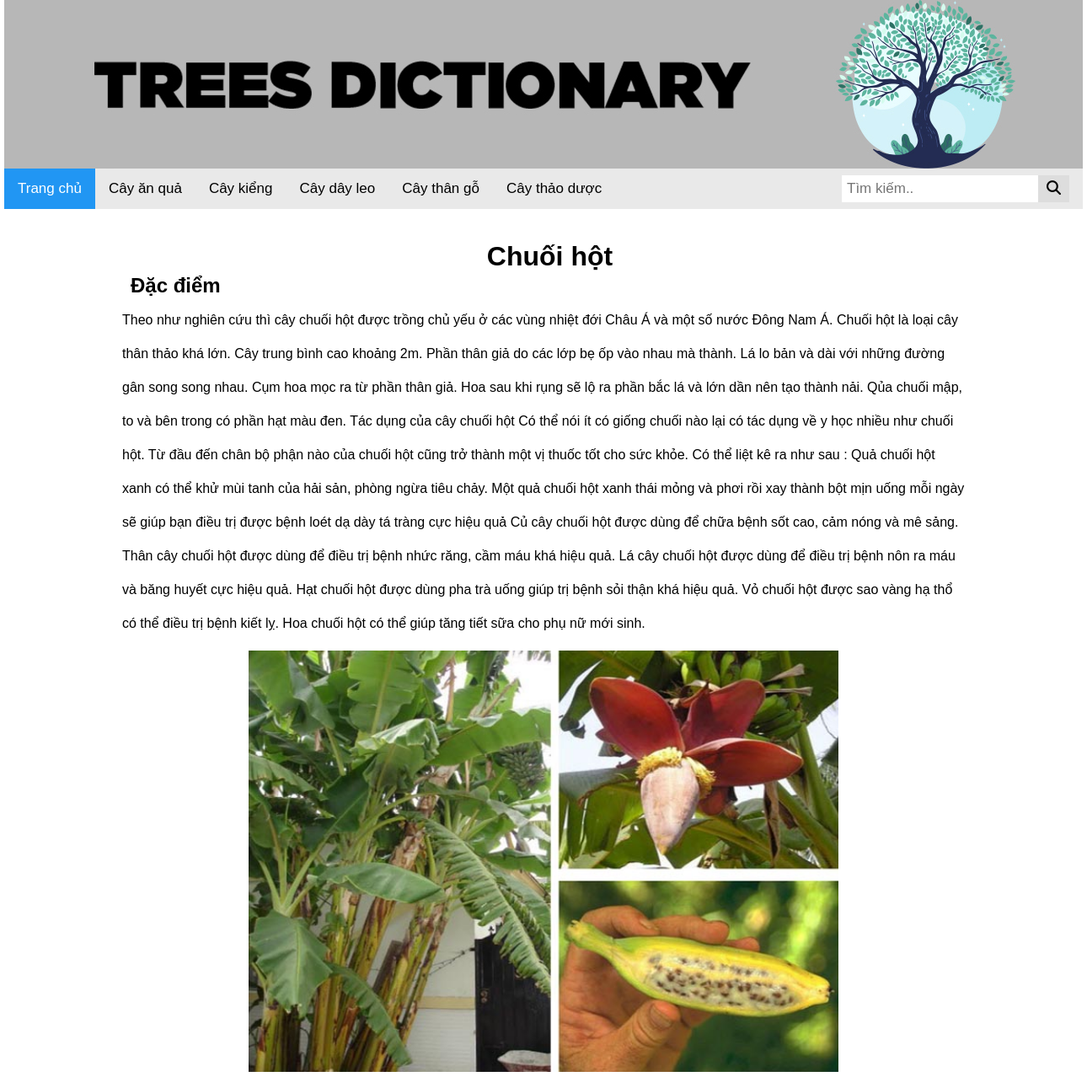
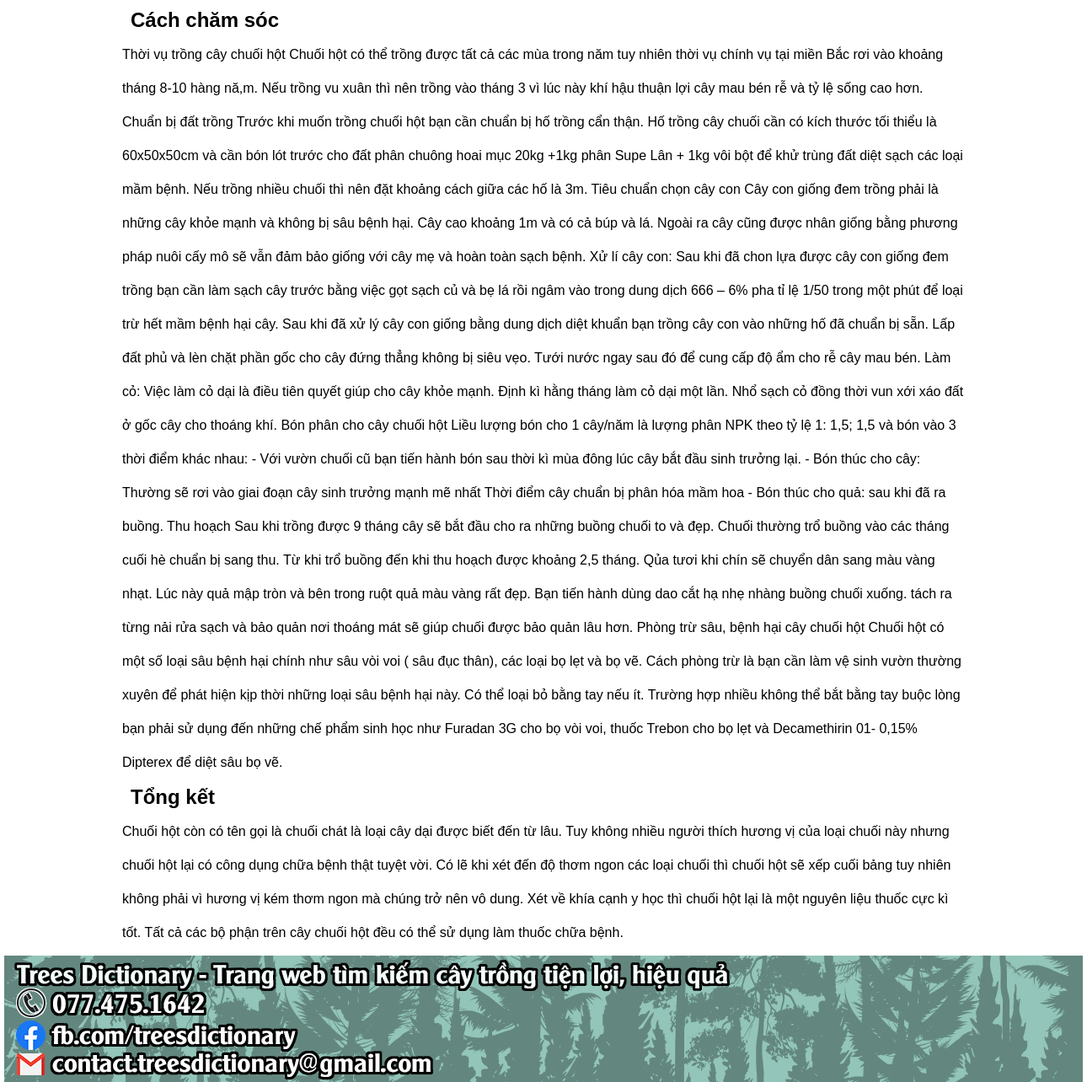
Page /detail_trees.php?id=30 on the committed database (2 pictures, top to bottom).
### tables this page shows
CREATE TABLE `db_trees` (
  `Mact` int(11) NOT NULL,
  `Tencay` varchar(200) NOT NULL,
  `Dacdiem` text NOT NULL,
  `Loaicay` varchar(200) NOT NULL,
  `Cachchamsoc` text NOT NULL,
  `Hinh` varchar(500) NOT NULL,
  `Motacay` text NOT NULL,
  `Luottruycap` int(200) NOT NULL
);

### detail_trees.php (the view, shortened to what this page needs)
<!DOCTYPE html>
<html>
<head>
</head>
<link href="css/detail_trees.css" rel="stylesheet" type="text/css" />
<link rel="stylesheet" href="detail_trees.css">
<link href="css/ads.css" rel="stylesheet" type="text/css">
<body>
<div id="wrapper">
        <div id="header"></div>
        <div id="menu">
            <div class="topnav">
                <a class="active" href="index.php">Trang chủ</a>
                <a href="ds_trees_l1_homepage.php">Cây ăn quả</a>
                <a href="ds_trees_l2_homepage.php">Cây kiểng</a>
                <a href="ds_trees_l3_homepage.php">Cây dây leo</a>
                <a href="ds_trees_l4_homepage.php">Cây thân gỗ</a>
                <a href="ds_trees_l5_homepage.php">Cây thảo dược</a>
                <div class="search-container">
                <form action="search_page.php" method ="GET" onsubmit="return signup()">
                    <input type="text" placeholder="Tìm kiếm.." name="search" onkeyup="showResult(this.value)">
                    <button type="submit"><i class="fa fa-search"></i></i></button>
                     </form>
                </div>
            </div>
    </div>
<div class="adfloat" id="divBannerFloatLeft">
 <p><a href="http://hocwebgiare.com/" target="_blank"><img src="http://hocwebgiare.com/images/left_banner.png" alt=""></a>
 </p>
</div>
<div class="adfloat" id="divBannerFloatRight">
 <p><a href="http://hocwebgiare.com/" target="_blank"><img src="http://hocwebgiare.com/images/right_banner.jpg" alt=""></a>
 </p>
</div>
<div id="hienthi-caytrong">
<?php
$mact=$_GET['id'];
include "connect.php";
	echo '<center>'.'<table frame="border" border=4 >'.'</center>';
    $data = $con->query("SELECT * FROM db_trees WHERE Mact='$mact'");
    $data = $data->fetch_assoc();
 echo "<form action= method=GET>";
	echo '<table frame="border" border=4  >';
	echo "<tr id='h1'> <td><h1>".$data['Tencay']."</h1></td></tr>";
    echo "<tr id='tr'>
       <td> <h2>Đặc điểm</h2></td>
        </tr>";
    echo "<tr id='tr'>
        <td id='td'>".$data['Dacdiem']."</td>
        </tr>";
    echo "<tr id='tr'>
        <td id='td'><center><img src='".$data['Hinh']."'></center></td>
        </tr>";
    echo "<tr id='tr'>
        <td> <h2>Cách chăm sóc</h2></td>
         </tr>";
    echo "<tr id='tr'>
        <td id='td'>".$data['Cachchamsoc']."</td>
        </tr>";
    echo "<tr id='tr'>
        <td> <h2>Tổng kết</h2></td>
         </tr>";
    echo "<tr id='tr'>
        <td id='td'>".$data['Motacay']."</td>
        </tr>";
	echo "</table>";
    echo "</form>";
?>
<div id="footer">
    </div>
</div>
</body>
</html>

### css/detail_trees.css (style rules this page uses)
p { font-size:20px; text-decoration: none; color: white; text-align: center; margin-bot: 100px; border-top:5px solid white; }
table, th, td { margin :auto 0; border:none; }
table { border-collapse:none; }
#td { line-height: 2.5; width:1000px; padding:5px ; }
#h1 { text-align:center; }

### detail_trees.css (style rules this page uses)
td img { width: 700px; height: 500px; }
* { margin: auto; padding: 0; }
#footer { width: 1280px; height: 150px; background-image: url("./hinhanh/footer.jpg"); }
#wrapper { width: 1280px; }
#header { height: 200px; width: 1280px; background-image: url("./hinhanh/banner.jpg"); }
body { margin: 0; font-family: Arial, Helvetica, sans-serif; }
.topnav { overflow: hidden; background-color: #e9e9e9; }
.topnav a { float: left; display: block; color: black; text-align: center; padding: 14px 16px; text-decoration: none; font-size: 17px; }
.topnav a.active { background-color: #2196F3; color: white; }
.topnav .search-container { float: right; }
.topnav input[type=text] { padding: 6px; margin-top: 8px; font-size: 17px; border: none; }
.topnav .search-container button { float: right; padding: 6px 10px; margin-top: 8px; margin-right: 16px; background: #ddd; font-size: 17px; border: none; cursor: pointer; }
td { padding-left: 15px; }

### css/ads.css (style rules this page uses)
#divBannerFloatLeft { width: 120px; line-height:30px; position: fixed;overflow:hidden; left:0px !important; }
#divBannerFloatRight { width: 120px; line-height:30px; position: fixed;overflow:hidden;right:0px !important; }

### rows in the picture
db_trees: Tencay "Chuối hột", Dacdiem "Theo như nghiên cứu thì cây chuối hột được trồng chủ yếu ở các vùng nhiệt đới Châu Á và một số nước Đông Nam Á. Chuối hột là loại cây thân thảo khá lớn. Cây trung bình cao khoảng 2m. Phần thân giả do các lớp bẹ ốp vào nhau mà thành. Lá lo bản và dài với những đường gân song song nhau. Cụm hoa mọc ra từ phần thân giả. Hoa sau khi rụng sẽ lộ ra phần bắc lá và lớn dần nên tạo thành nải. Qủa chuối mập, to và bên trong có phần hạt màu đen. Tác dụng của cây chuối hột Có thể nói ít có giống chuối nào lại có tác dụng về y học nhiều như chuối hột. Từ đầu đến chân bộ phận nào của chuối hột cũng trở thành một vị thuốc tốt cho sức khỏe. Có thể liệt kê ra như sau : Quả chuối hột xanh có thể khử mùi tanh…", Hinh (picture), Cachchamsoc "Thời vụ trồng cây chuối hột Chuối hột có thể trồng được tất cả các mùa trong năm tuy nhiên thời vụ chính vụ tại miền Bắc rơi vào khoảng tháng 8-10 hàng nă,m. Nếu trồng vu xuân thì nên trồng vào tháng 3 vì lúc này khí hậu thuận lợi cây mau bén rễ và tỷ lệ sống cao hơn. Chuẩn bị đất trồng Trước khi muốn trồng chuối hột bạn cần chuẩn bị hố trồng cẩn thận. Hố trồng cây chuối cần có kích thước tối thiểu là 60x50x50cm và cần bón lót trước cho đất phân chuông hoai mục 20kg +1kg phân Supe Lân + 1kg vôi bột để khử trùng đất diệt sạch các loại mầm bệnh. Nếu trồng nhiều chuối thì nên đặt khoảng cách giữa các hố là 3m. Tiêu chuẩn chọn cây con Cây con giống đem trồng phải là những cây khỏe mạnh và không…", Motacay "Chuối hột còn có tên gọi là chuối chát là loại cây dại được biết đến từ lâu. Tuy không nhiều người thích hương vị của loại chuối này nhưng chuối hột lại có công dụng chữa bệnh thật tuyệt vời. Có lẽ khi xét đến độ thơm ngon các loại chuối thì chuối hột sẽ xếp cuối bảng tuy nhiên không phải vì hương vị kém thơm ngon mà chúng trở nên vô dung. Xét về khía cạnh y học thì chuối hột lại là một nguyên liệu thuốc cực kì tốt. Tất cả các bộ phận trên cây chuối hột đều có thể sử dụng làm thuốc chữa bệnh."
